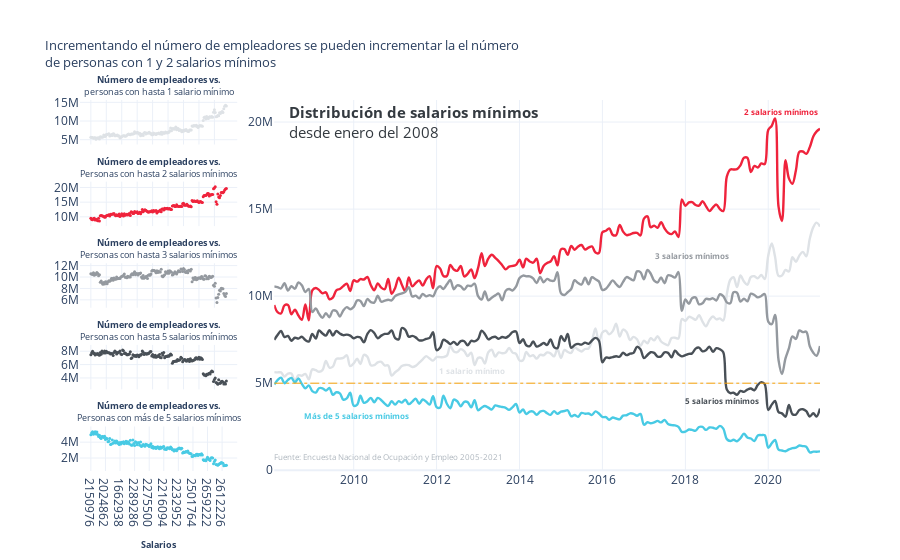

Notebook cell for this chart:
### Code cell
fig = make_subplots(
    rows=5, cols=4,
    specs=[
        [{},{'rowspan':5, 'colspan':3}, None, None],
        [{},None,None,None],
        [{},None,None,None],
        [{},None,None,None],
        [{},None,None,None]
    ],
    shared_xaxes=True,
    subplot_titles=(
        "<b>Número de empleadores vs.</b><br>personas con hasta 1 salario mínimo",
        "",
        "<b>Número de empleadores vs.</b><br>Personas con hasta 2 salarios mínimos",
        "<b>Número de empleadores vs.</b><br>Personas con hasta 3 salarios mínimos",
        "<b>Número de empleadores vs.</b><br>Personas con hasta 5 salarios mínimos",
        "<b>Número de empleadores vs.</b><br>Personas con más de 5 salarios mínimos",
    )
)

orange_color = '#f4a261'
deep_blue = '#023e8a'
second_blue = '#457b9d'
gray_1 = "#DEE2E6"
gray_2 = "#94999F"
gray_3 = "#495057"
line_colors = [gray_1, red_color, gray_2, gray_3, blue_color]

for idx, column_name in enumerate(['1_SALARIO', '2_SALARIOS', '3_SALARIOS', '5_SALARIOS', 'MAS_DE_5_SALARIOS']):
    fig.add_trace(go.Scatter(
        x=empleo_df['FECHA'],
        y=empleo_df[column_name],
        name=column_name, showlegend=False,
        line=dict(
            width=2.4,
            shape='spline',
            smoothing=1,
            color=line_colors[idx]
        )
    ), row=1, col=2)

    fig.add_trace(go.Scatter(
        x=empleo_df['EMPLEADORES'],
        y=empleo_df[column_name],
        name=column_name, mode='markers',
        showlegend=False,
        marker=dict(
            size=3,
            opacity=1,
            color=line_colors[idx]
        )
    ), row=idx+1, col=1)


fig.update_layout(
    template=template,
    title=dict(
        text='Incrementando el número de empleadores se pueden incrementar la el número<br>de personas con 1 y 2 salarios mínimos',
        font_size=13
    )
)

fig.update_annotations(font_size=9)
fig.update_xaxes(title_text="<b>Salarios", title_font_size=9, row=5, col=1)
fig.update_xaxes(title_text="", title_font_size=9, row=1, col=1)
fig.update_xaxes(title_text="", title_font_size=9, row=2, col=1)
fig.update_xaxes(title_text="", title_font_size=9, row=3, col=1)
fig.update_xaxes(title_text="", title_font_size=9, row=4, col=1)

fig.add_annotation(
    text=f"<b>Distribución de salarios mínimos</b><br>desde enero del 2008",
    align='left',
    font=dict(
        size=15,
        color=title_color
    ),
    xref='paper', x=0.28, xanchor='auto',
    yref='paper', y=1, yanchor='auto',
    showarrow=False
)

salaries_annotation_size = 8

fig.add_annotation(
    text=f"<b>2 salarios mínimos",
    align='center',
    font=dict(
        size=salaries_annotation_size,
        color=red_color
    ),
    xref='paper', x=1, xanchor='auto',
    yref='paper', y=0.99, yanchor='auto',
    showarrow=False
)

fig.add_annotation(
    text=f"<b>3 salarios mínimos",
    align='center',
    font=dict(
        size=salaries_annotation_size,
        color=gray_2
    ),
    xref='paper', x=0.88, xanchor='auto',
    yref='paper', y=0.58, yanchor='auto',
    showarrow=False
)

fig.add_annotation(
    text=f"<b>Más de 5 salarios mínimos",
    align='center',
    font=dict(
        size=salaries_annotation_size,
        color=blue_color
    ),
    xref='paper', x=0.3, xanchor='auto',
    yref='paper', y=0.13, yanchor='auto',
    showarrow=False
)

fig.add_annotation(
    text=f"<b>5 salarios mínimos",
    align='center',
    font=dict(
        size=salaries_annotation_size,
        color=gray_3
    ),
    xref='paper', x=0.92, xanchor='auto',
    yref='paper', y=0.17, yanchor='auto',
    showarrow=False
)

fig.add_annotation(
    text=f"<b>1 salario mínimo",
    align='center',
    font=dict(
        size=salaries_annotation_size,
        color=gray_1
    ),
    xref='paper', x=0.53, xanchor='auto',
    yref='paper', y=0.25, yanchor='auto',
    showarrow=False
)

fig.add_trace(go.Scatter(
    x=empleo_df['FECHA'],
    y=[5000000]*empleo_df['FECHA'].shape[0],
    line=dict(
        color=deep_yellow,
        width=1,
        dash="dashdot"
    ),showlegend=False
),row=1, col=2)

fig.add_annotation(
    text=f"Fuente: Encuesta Nacional de Ocupación y Empleo 2005-2021",
    align='left',
    font=dict(
        size=8,
        color=subtitle_color
    ),
    xref='paper', x=0.26, xanchor='auto',
    yref='paper', y=0.02, yanchor='auto',
    showarrow=False
)


fig.show()

### Figure 1 — Plotly figure (JSON) as saved in the notebook; plotly's stock layout.template omitted (floating-point values rounded to 4 significant figures; data arrays with more than 128 entries replaced by an {"elided": "..."} marker saying what was removed)
{"data": [{"line": {"color": "#DEE2E6", "shape": "spline", "smoothing": 1, "width": 2.4}, "name": "1_SALARIO", "showlegend": false, "type": "scatter", "x": {"elided": "159 str values"}, "xaxis": "x2", "y": {"elided": "159 int values"}, "yaxis": "y2"}, {"marker": {"color": "#DEE2E6", "opacity": 1, "size": 3}, "mode": "markers", "name": "1_SALARIO", "showlegend": false, "type": "scatter", "x": {"elided": "159 str values"}, "xaxis": "x", "y": {"elided": "159 int values"}, "yaxis": "y"}, {"line": {"color": "#ef233c", "shape": "spline", "smoothing": 1, "width": 2.4}, "name": "2_SALARIOS", "showlegend": false, "type": "scatter", "x": {"elided": "159 str values"}, "xaxis": "x2", "y": {"elided": "159 int values"}, "yaxis": "y2"}, {"marker": {"color": "#ef233c", "opacity": 1, "size": 3}, "mode": "markers", "name": "2_SALARIOS", "showlegend": false, "type": "scatter", "x": {"elided": "159 str values"}, "xaxis": "x3", "y": {"elided": "159 int values"}, "yaxis": "y3"}, {"line": {"color": "#94999F", "shape": "spline", "smoothing": 1, "width": 2.4}, "name": "3_SALARIOS", "showlegend": false, "type": "scatter", "x": {"elided": "159 str values"}, "xaxis": "x2", "y": {"elided": "159 int values"}, "yaxis": "y2"}, {"marker": {"color": "#94999F", "opacity": 1, "size": 3}, "mode": "markers", "name": "3_SALARIOS", "showlegend": false, "type": "scatter", "x": {"elided": "159 str values"}, "xaxis": "x4", "y": {"elided": "159 int values"}, "yaxis": "y4"}, {"line": {"color": "#495057", "shape": "spline", "smoothing": 1, "width": 2.4}, "name": "5_SALARIOS", "showlegend": false, "type": "scatter", "x": {"elided": "159 str values"}, "xaxis": "x2", "y": {"elided": "159 int values"}, "yaxis": "y2"}, {"marker": {"color": "#495057", "opacity": 1, "size": 3}, "mode": "markers", "name": "5_SALARIOS", "showlegend": false, "type": "scatter", "x": {"elided": "159 str values"}, "xaxis": "x5", "y": {"elided": "159 int values"}, "yaxis": "y5"}, {"line": {"color": "#48cae4", "shape": "spline", "smoothing": 1, "width": 2.4}, "name": "MAS_DE_5_SALARIOS", "showlegend": false, "type": "scatter", "x": {"elided": "159 str values"}, "xaxis": "x2", "y": {"elided": "159 int values"}, "yaxis": "y2"}, {"marker": {"color": "#48cae4", "opacity": 1, "size": 3}, "mode": "markers", "name": "MAS_DE_5_SALARIOS", "showlegend": false, "type": "scatter", "x": {"elided": "159 str values"}, "xaxis": "x6", "y": {"elided": "159 int values"}, "yaxis": "y6"}, {"line": {"color": "#faa307", "dash": "dashdot", "width": 1}, "showlegend": false, "type": "scatter", "x": {"elided": "159 str values"}, "xaxis": "x2", "y": {"elided": "159 int values"}, "yaxis": "y2"}], "layout": {"annotations": [{"font": {"size": 9}, "showarrow": false, "text": "<b>Número de empleadores vs.</b><br>personas con hasta 1 salario mínimo", "x": 0.1062, "xanchor": "center", "xref": "paper", "y": 1, "yanchor": "bottom", "yref": "paper"}, {"font": {"size": 9}, "showarrow": false, "text": "<b>Número de empleadores vs.</b><br>Personas con hasta 2 salarios mínimos", "x": 0.1062, "xanchor": "center", "xref": "paper", "y": 0.78, "yanchor": "bottom", "yref": "paper"}, {"font": {"size": 9}, "showarrow": false, "text": "<b>Número de empleadores vs.</b><br>Personas con hasta 3 salarios mínimos", "x": 0.1062, "xanchor": "center", "xref": "paper", "y": 0.56, "yanchor": "bottom", "yref": "paper"}, {"font": {"size": 9}, "showarrow": false, "text": "<b>Número de empleadores vs.</b><br>Personas con hasta 5 salarios mínimos", "x": 0.1062, "xanchor": "center", "xref": "paper", "y": 0.34, "yanchor": "bottom", "yref": "paper"}, {"font": {"size": 9}, "showarrow": false, "text": "<b>Número de empleadores vs.</b><br>Personas con más de 5 salarios mínimos", "x": 0.1062, "xanchor": "center", "xref": "paper", "y": 0.12, "yanchor": "bottom", "yref": "paper"}, {"align": "left", "font": {"color": "#343a40", "size": 15}, "showarrow": false, "text": "<b>Distribución de salarios mínimos</b><br>desde enero del 2008", "x": 0.28, "xanchor": "auto", "xref": "paper", "y": 1, "yanchor": "auto", "yref": "paper"}, {"align": "center", "font": {"color": "#ef233c", "size": 8}, "showarrow": false, "text": "<b>2 salarios mínimos", "x": 1, "xanchor": "auto", "xref": "paper", "y": 0.99, "yanchor": "auto", "yref": "paper"}, {"align": "center", "font": {"color": "#94999F", "size": 8}, "showarrow": false, "text": "<b>3 salarios mínimos", "x": 0.88, "xanchor": "auto", "xref": "paper", "y": 0.58, "yanchor": "auto", "yref": "paper"}, {"align": "center", "font": {"color": "#48cae4", "size": 8}, "showarrow": false, "text": "<b>Más de 5 salarios mínimos", "x": 0.3, "xanchor": "auto", "xref": "paper", "y": 0.13, "yanchor": "auto", "yref": "paper"}, {"align": "center", "font": {"color": "#495057", "size": 8}, "showarrow": false, "text": "<b>5 salarios mínimos", "x": 0.92, "xanchor": "auto", "xref": "paper", "y": 0.17, "yanchor": "auto", "yref": "paper"}, {"align": "center", "font": {"color": "#DEE2E6", "size": 8}, "showarrow": false, "text": "<b>1 salario mínimo", "x": 0.53, "xanchor": "auto", "xref": "paper", "y": 0.25, "yanchor": "auto", "yref": "paper"}, {"align": "left", "font": {"color": "#adb5bd", "size": 8}, "showarrow": false, "text": "Fuente: Encuesta Nacional de Ocupación y Empleo 2005-2021", "x": 0.26, "xanchor": "auto", "xref": "paper", "y": 0.02, "yanchor": "auto", "yref": "paper"}], "title": {"font": {"size": 13}, "text": "Incrementando el número de empleadores se pueden incrementar la el número<br>de personas con 1 y 2 salarios mínimos"}, "xaxis": {"anchor": "y", "domain": [0, 0.2125], "matches": "x6", "showticklabels": false, "title": {"font": {"size": 9}, "text": ""}}, "xaxis2": {"anchor": "y2", "domain": [0.2625, 1]}, "xaxis3": {"anchor": "y3", "domain": [0, 0.2125], "matches": "x6", "showticklabels": false, "title": {"font": {"size": 9}, "text": ""}}, "xaxis4": {"anchor": "y4", "domain": [0, 0.2125], "matches": "x6", "showticklabels": false, "title": {"font": {"size": 9}, "text": ""}}, "xaxis5": {"anchor": "y5", "domain": [0, 0.2125], "matches": "x6", "showticklabels": false, "title": {"font": {"size": 9}, "text": ""}}, "xaxis6": {"anchor": "y6", "domain": [0, 0.2125], "title": {"font": {"size": 9}, "text": "<b>Salarios"}}, "yaxis": {"anchor": "x", "domain": [0.88, 1]}, "yaxis2": {"anchor": "x2", "domain": [0, 1]}, "yaxis3": {"anchor": "x3", "domain": [0.66, 0.78]}, "yaxis4": {"anchor": "x4", "domain": [0.44, 0.56]}, "yaxis5": {"anchor": "x5", "domain": [0.22, 0.34]}, "yaxis6": {"anchor": "x6", "domain": [0, 0.12]}}}
